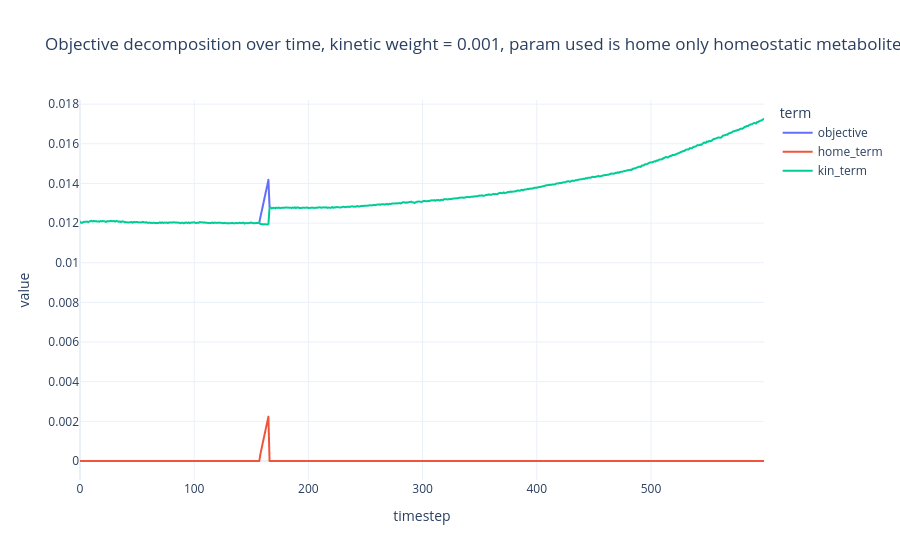

Notebook source saved alongside this figure:
### Code cell
df_obj = pd.DataFrame({
    "timestep": range(len(obj_val_arr)),
    "objective": obj_val_arr,
    "home_term": home_term_arr * objective_weights["homeostatic"],
    "kin_term": np.asarray(kin_term_arr) * objective_weights["kinetics"],
})

long = df_obj.melt(id_vars="timestep", var_name="term", value_name="value")

fig = px.line(
    long, x="timestep", y="value", color="term",
    title=f"Objective decomposition over time, kinetic weight = {objective_weights["kinetics"]}, param used is home only homeostatic metabolite counts, else is home+kinetic315"
)
fig.update_layout(template="plotly_white", hovermode="x unified")
fig.show()

### Figure 1 — Plotly figure (JSON) as saved in the notebook; plotly's stock layout.template omitted (floating-point values rounded to 4 significant figures; data arrays with more than 128 entries replaced by an {"elided": "..."} marker saying what was removed)
{"data": [{"hovertemplate": "term=objective<br>timestep=%{x}<br>value=%{y}<extra></extra>", "legendgroup": "objective", "line": {"color": "#636efa", "dash": "solid"}, "marker": {"symbol": "circle"}, "mode": "lines", "name": "objective", "showlegend": true, "x": {"elided": "600 int values"}, "xaxis": "x", "y": {"elided": "600 float values"}, "yaxis": "y", "type": "scattergl"}, {"hovertemplate": "term=home_term<br>timestep=%{x}<br>value=%{y}<extra></extra>", "legendgroup": "home_term", "line": {"color": "#EF553B", "dash": "solid"}, "marker": {"symbol": "circle"}, "mode": "lines", "name": "home_term", "showlegend": true, "x": {"elided": "600 int values"}, "xaxis": "x", "y": {"elided": "600 float values"}, "yaxis": "y", "type": "scattergl"}, {"hovertemplate": "term=kin_term<br>timestep=%{x}<br>value=%{y}<extra></extra>", "legendgroup": "kin_term", "line": {"color": "#00cc96", "dash": "solid"}, "marker": {"symbol": "circle"}, "mode": "lines", "name": "kin_term", "showlegend": true, "x": {"elided": "600 int values"}, "xaxis": "x", "y": {"elided": "600 float values"}, "yaxis": "y", "type": "scattergl"}], "layout": {"xaxis": {"anchor": "y", "domain": [0.0, 1.0], "title": {"text": "timestep"}}, "yaxis": {"anchor": "x", "domain": [0.0, 1.0], "title": {"text": "value"}}, "legend": {"title": {"text": "term"}, "tracegroupgap": 0}, "title": {"text": "Objective decomposition over time, kinetic weight = 0.001, param used is home only homeostatic metabolite counts, else is home+kinetic315"}, "hovermode": "x unified"}}
